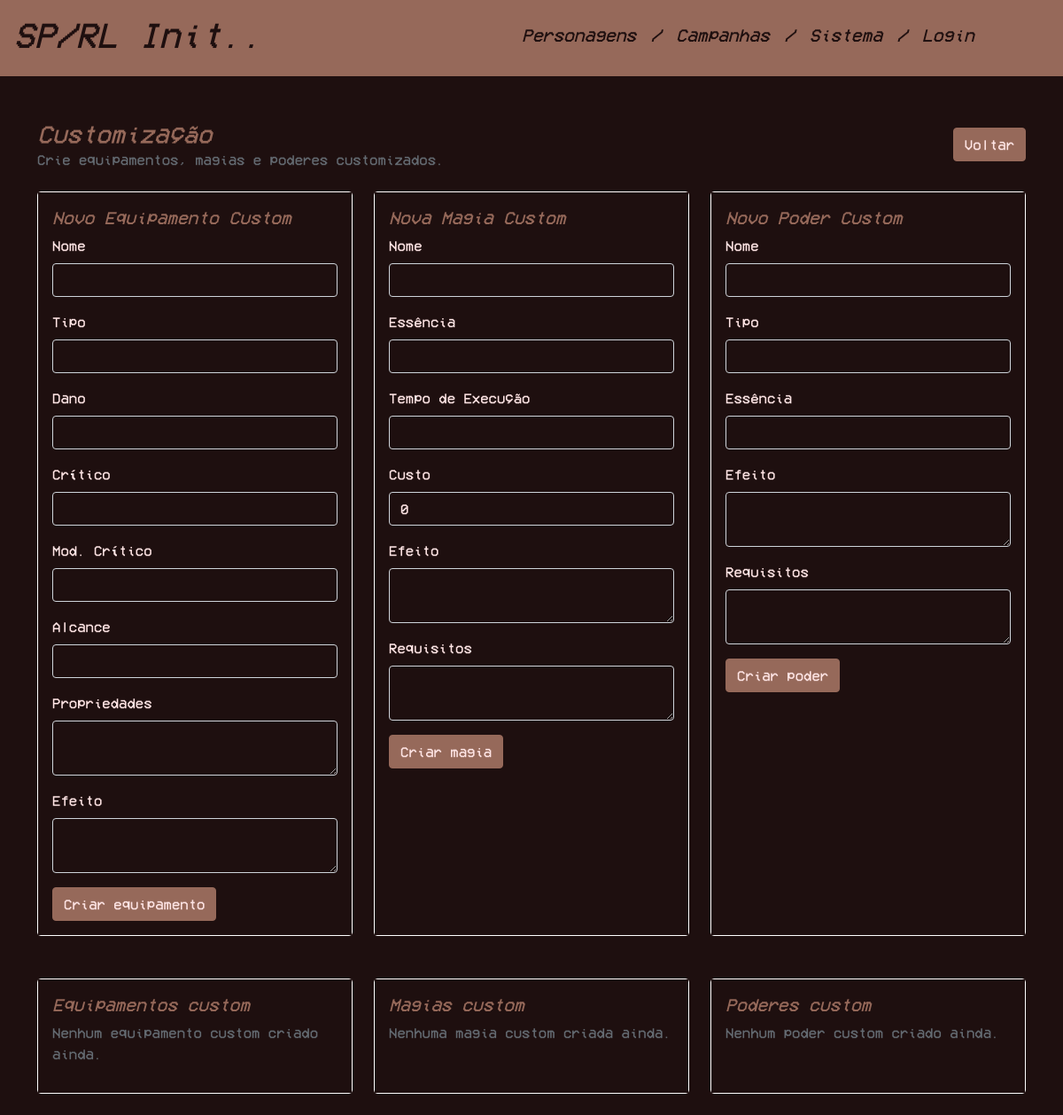
Before: /custom.php (signed in) with the older database file.
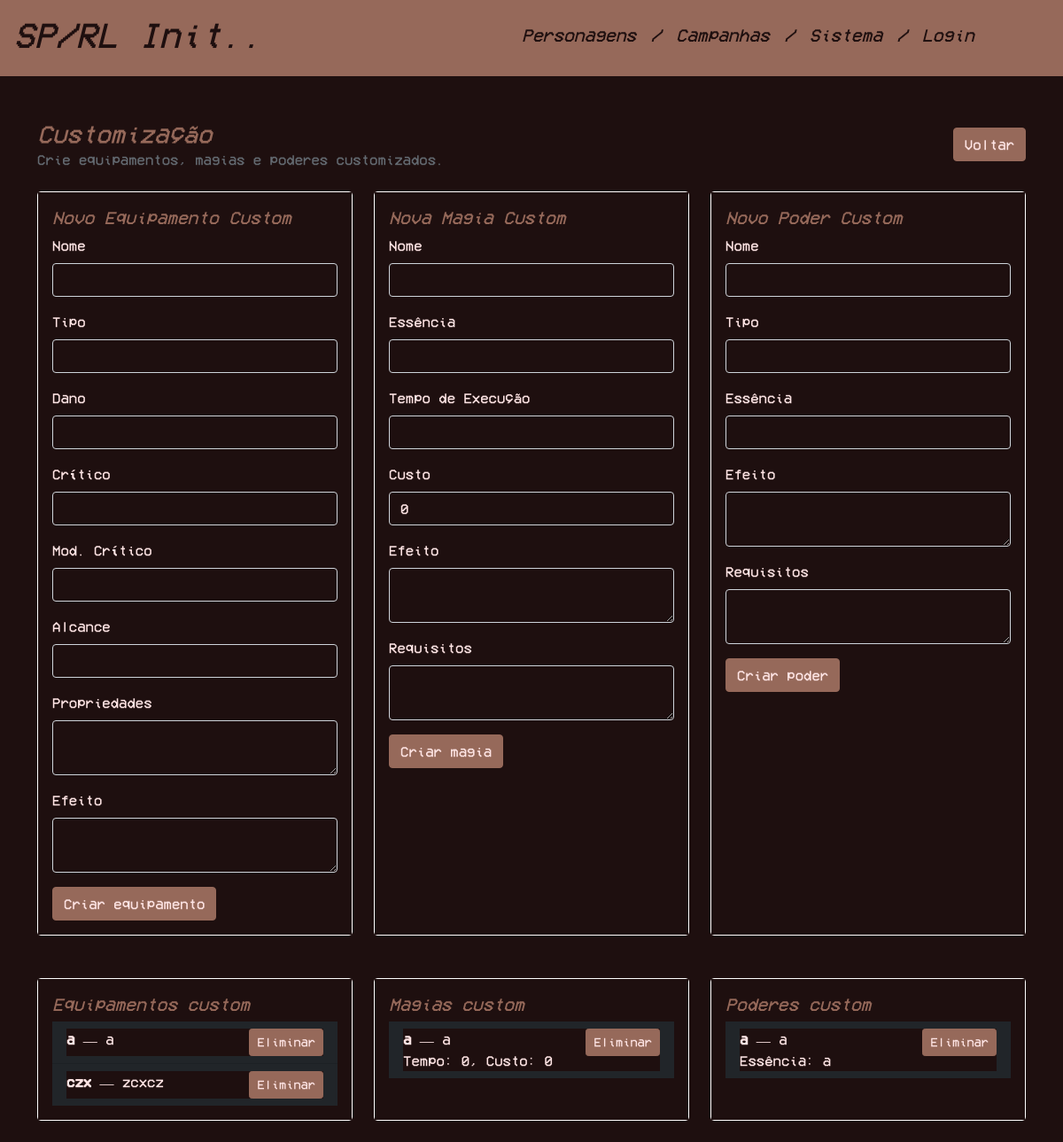
After: the same page with the newer database file.
### tables this page shows
CREATE TABLE `EquipamentoCustom` (
  `id` int NOT NULL,
  `idUtilizador` int NOT NULL,
  `nome` varchar(100) NOT NULL,
  `dano` varchar(50) DEFAULT NULL,
  `critico` varchar(20) DEFAULT NULL,
  `modCritico` varchar(20) DEFAULT NULL,
  `alcance` varchar(20) DEFAULT NULL,
  `propriedades` text,
  `efeito` text,
  `tipo` varchar(50) NOT NULL
);

CREATE TABLE `MagiaCustom` (
  `id` int NOT NULL,
  `idUtilizador` int NOT NULL,
  `nome` varchar(200) NOT NULL,
  `essencia` varchar(20) NOT NULL,
  `tempoExec` varchar(50) NOT NULL,
  `custo` int NOT NULL,
  `efeito` text NOT NULL,
  `requisitos` text
);

CREATE TABLE `PoderCustom` (
  `id` int NOT NULL,
  `idUtilizador` int NOT NULL,
  `nome` varchar(100) NOT NULL,
  `efeito` text NOT NULL,
  `essencia` varchar(20) DEFAULT NULL,
  `tipo` varchar(20) NOT NULL,
  `requisitos` text
);

### custom.php (the view, shortened to what the rows shown need)
<?php
$user = $_SESSION['user'] ?? null;
$errors = [];
$equipamentos = [];
$magias = [];
$poderes = [];
try {
    $mysqli = get_db_connection();
    $isAdmin = intval($user['admin']) === 1;
    if ($isAdmin) {
        $equipStmt = $mysqli->prepare('SELECT id, nome, tipo, dano, critico, modCritico, alcance, propriedades, efeito FROM EquipamentoCustom ORDER BY nome ASC');
    } else {
        $equipStmt = $mysqli->prepare('SELECT id, nome, tipo, dano, critico, modCritico, alcance, propriedades, efeito FROM EquipamentoCustom WHERE idUtilizador = ? ORDER BY nome ASC');
    }
    if ($equipStmt) {
        $equipStmt->execute();
        $equipResult = $equipStmt->get_result();
        if ($equipResult) {
            while ($row = $equipResult->fetch_assoc()) {
                $equipamentos[] = $row;
            }
        }
    }
    if ($isAdmin) {
        $magiaStmt = $mysqli->prepare('SELECT id, nome, essencia, tempoExec, custo, efeito, requisitos FROM MagiaCustom ORDER BY nome ASC');
    } else {
        $magiaStmt = $mysqli->prepare('SELECT id, nome, essencia, tempoExec, custo, efeito, requisitos FROM MagiaCustom WHERE idUtilizador = ? ORDER BY nome ASC');
    }
    if ($magiaStmt) {
        $magiaStmt->execute();
        $magiaResult = $magiaStmt->get_result();
        if ($magiaResult) {
            while ($row = $magiaResult->fetch_assoc()) {
                $magias[] = $row;
            }
        }
    }
    if ($isAdmin) {
        $poderStmt = $mysqli->prepare('SELECT id, nome, tipo, essencia, efeito, requisitos FROM PoderCustom ORDER BY nome ASC');
    } else {
        $poderStmt = $mysqli->prepare('SELECT id, nome, tipo, essencia, efeito, requisitos FROM PoderCustom WHERE idUtilizador = ? ORDER BY nome ASC');
    }
    if ($poderStmt) {
        $poderStmt->execute();
        $poderResult = $poderStmt->get_result();
        if ($poderResult) {
            while ($row = $poderResult->fetch_assoc()) {
                $poderes[] = $row;
            }
        }
    }
} catch (Throwable $e) {
    error_log('Custom page error: ' . $e->getMessage());
    $errors[] = 'Erro ao carregar a página de customização. Tente novamente mais tarde.';
}
?>
<!DOCTYPE html>
<html lang="pt">
    <head>
        <link rel="stylesheet" href="css/index.css">
        <link href="https://cdn.jsdelivr.net/npm/bootstrap@5.0.2/dist/css/bootstrap.min.css" rel="stylesheet">
    </head>
    <body>
        <?php include('templates/header.php'); ?>
        <div class="container mt-5">
            <div class="row mb-4">
                <div class="col-12 d-flex justify-content-between align-items-center">
                    <div>
                        <h1 class="h3 mb-0">Customização</h1>
                    </div>
                </div>
            </div>
            <div class="row mt-5">
                <div class="col-lg-4 mb-4">
                    <div class="card border border-white h-100">
                        <div class="card-body">
                            <?php if (empty($equipamentos)): ?>
                                <p class="text-muted">Nenhum equipamento custom criado ainda.</p>
                            <?php else: ?>
                                <ul class="list-group list-group-flush">
                                    <?php foreach ($equipamentos as $item): ?>
                                        <li class="list-group-item bg-dark text-white">
                                            <div class="d-flex justify-content-between align-items-start">
                                                <div>
                                                    <strong><?php echo htmlspecialchars($item['nome']); ?></strong> — <?php echo htmlspecialchars($item['tipo']); ?><br>
                                                </div>
                                                <div class="text-end">
                                                    <form method="post" class="d-inline">
                                                        <button type="submit" class="btn btn-sm btn-secondary">Eliminar</button>
                                                    </form>
                                                </div>
                                            </div>
                                        </li>
                                    <?php endforeach; ?>
                                </ul>
                            <?php endif; ?>
                        </div>
                    </div>
                </div>
                <div class="col-lg-4 mb-4">
                    <div class="card border border-white h-100">
                        <div class="card-body">
                            <?php if (empty($magias)): ?>
                                <p class="text-muted">Nenhuma magia custom criada ainda.</p>
                            <?php else: ?>
                                <ul class="list-group list-group-flush">
                                    <?php foreach ($magias as $item): ?>
                                        <li class="list-group-item bg-dark text-white">
                                            <div class="d-flex justify-content-between align-items-start">
                                                <div>
                                                    <strong><?php echo htmlspecialchars($item['nome']); ?></strong> — <?php echo htmlspecialchars($item['essencia']); ?><br>
                                                    Tempo: <?php echo htmlspecialchars($item['tempoExec']); ?>, Custo: <?php echo intval($item['custo']); ?>
                                                </div>
                                                <div class="text-end">
                                                    <form method="post" class="d-inline">
                                                        <button type="submit" class="btn btn-sm btn-secondary">Eliminar</button>
                                                    </form>
                                                </div>
                                            </div>
                                        </li>
                                    <?php endforeach; ?>
                                </ul>
                            <?php endif; ?>
                        </div>
                    </div>
                </div>
                <div class="col-lg-4 mb-4">
                    <div class="card border border-white h-100">
                        <div class="card-body">
                            <?php if (empty($poderes)): ?>
                                <p class="text-muted">Nenhum poder custom criado ainda.</p>
                            <?php else: ?>
                                <ul class="list-group list-group-flush">
                                    <?php foreach ($poderes as $item): ?>
                                        <li class="list-group-item bg-dark text-white">
                                            <div class="d-flex justify-content-between align-items-start">
                                                <div>
                                                    <strong><?php echo htmlspecialchars($item['nome']); ?></strong> — <?php echo htmlspecialchars($item['tipo']); ?><br>
                                                    <?php if ($item['essencia'] !== null && $item['essencia'] !== ''): ?>Essência: <?php echo htmlspecialchars($item['essencia']); ?><br><?php endif; ?>
                                                </div>
                                                <div class="text-end">
                                                    <form method="post" class="d-inline">
                                                        <button type="submit" class="btn btn-sm btn-secondary">Eliminar</button>
                                                    </form>
                                                </div>
                                            </div>
                                        </li>
                                    <?php endforeach; ?>
                                </ul>
                            <?php endif; ?>
                        </div>
                    </div>
                </div>
            </div>
        </div>
    </body>
</html>

Changed rows visible on the page:
added equipamentocustom: nome "a", tipo "a"
added equipamentocustom: nome "czx", tipo "zcxcz"
added magiacustom: nome "a", essencia "a", tempoExec "0", custo "0"
added podercustom: nome "a", tipo "a", essencia "a"
Other visible differences:
text no longer shown: "Nenhum equipamento custom criado ainda. Nenhuma magia custom criada ainda. Nenhum poder custom criado ainda."
